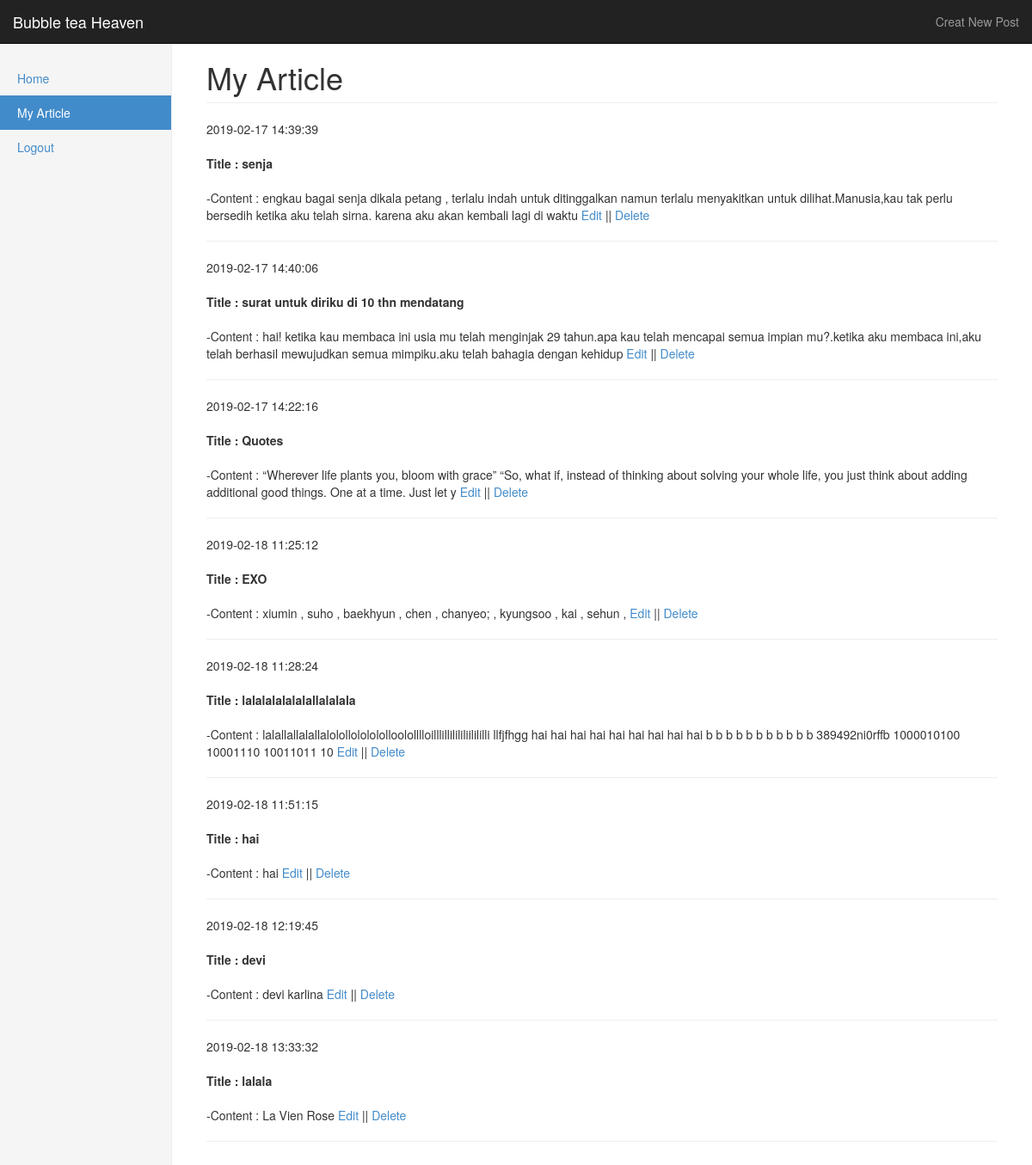
/post.php (signed in), run on the app's committed database.
### tables this page shows
CREATE TABLE IF NOT EXISTS `post` (
`id_post` int(11) NOT NULL,
  `title` varchar(50) NOT NULL,
  `isi` text NOT NULL,
  `waktu` timestamp NOT NULL DEFAULT CURRENT_TIMESTAMP ON UPDATE CURRENT_TIMESTAMP,
  `id_user` int(11) NOT NULL
);

### post.php (the view, shortened to what this page needs)
<!DOCTYPE html>
<html lang="en">
  <head>
    <link href="bootstrap.css" rel="stylesheet">
    <link href="dashboard.css" rel="stylesheet">
  </head>
  <body>
    <div class="navbar navbar-inverse navbar-fixed-top" role="navigation">
      <div class="container-fluid">
        <div class="navbar-header">
             <a class="navbar-brand"><font color ="white">Bubble tea Heaven</font></a>
        </div>
        <div class="navbar-collapse collapse">
          <ul class="nav navbar-nav navbar-right">
            <li><a href="creat.php">Creat New Post</a></li>
          </ul>
        </div>
      </div>
    </div>
    <div class="container-fluid">
      <div class="row">
        <div class="col-sm-3 col-md-2 sidebar">
          <ul class="nav nav-sidebar">
          <li><a href="home2.php">Home</a></li>
          <li class="active"><a href="post.php">My Article</a></li>
          <li><a href="logout.php">Logout</a></li>
            <br>
          </ul>
        </div>
          <div class="col-sm-9 col-sm-offset-3 col-md-10 col-md-offset-2 main">
            <h1 class="page-header">My Article</h1>
            <?php
              if(isset($_COOKIE["id"])){
                  include("koneksi.php");
                $sql = "SELECT * FROM post";
                $result = $conn->query($sql);
                if ($result->num_rows > 0) {
                    while($row = $result->fetch_assoc()) {
                        echo " ".$row["waktu"]."<br>"."<br>";
                        echo "<strong>Title : " . $row["title"]."</strong><br>"."<br>";
                        echo "-Content : " . substr($row["isi"], 0,200);
                        echo " <a href='edit.php?id_post=".$row["id_post"]."'>Edit</a> ||";
                        echo " <a onclick=\"return confirm('Are you sure deleting this post?');\" href='hapus.php?id_post=".$row["id_post"]."'>Delete</a><br />";
                        echo "<hr/>";
                    }
                } else {
                    echo "0 results";
                }
              }else{
                header('location:home.php');
              }
              ?>
          </div>
      </div>
    </div>
  </body>
</html>

### dashboard.css (style rules this page uses)
body { padding-top: 50px; }
.sidebar { display: none; }
@media (min-width: 768px) { .sidebar { position: fixed; top: 51px; bottom: 0; left: 0; z-index: 1000; display: block; padding: 20px; overflow-x: hidden; overflow-y: auto; background-color: #f5f5f5; border-right: 1px solid #eee; } }
.nav-sidebar { margin-right: -21px; margin-bottom: 20px; margin-left: -20px; }
.nav-sidebar > li > a { padding-right: 20px; padding-left: 20px; }
.nav-sidebar > .active > a { color: #fff; background-color: #428bca; }
.main { padding: 20px; }
@media (min-width: 768px) { .main { padding-right: 40px; padding-left: 40px; } }
.main .page-header { margin-top: 0; }

### data on the page
post: waktu "2019-02-17 14:39:39", title "senja", isi "engkau bagai senja dikala petang , terlalu indah untuk ditinggalkan namun terlalu menyakitkan untuk dilihat.Manusia,kau tak perlu bersedih ketika aku telah sirna. karena aku akan kembali lagi di waktu"
post: waktu "2019-02-17 14:40:06", title "surat untuk diriku di 10 thn mendatang", isi "hai! ketika kau membaca ini usia mu telah menginjak 29 tahun.apa kau telah mencapai semua impian mu?.ketika aku membaca ini,aku telah berhasil mewujudkan semua mimpiku.aku telah bahagia dengan kehidup"
post: waktu "2019-02-17 14:22:16", title "Quotes", isi "“Wherever life plants you, bloom with grace” “So, what if, instead of thinking about solving your whole life, you just think about adding additional good things. One at a time. Just let y"
post: waktu "2019-02-18 11:25:12", title "EXO", isi "xiumin , suho , baekhyun , chen , chanyeo; , kyungsoo , kai , sehun ,"
post: waktu "2019-02-18 11:28:24", title "lalalalalalalallalalala", isi "lalallallalallalolollololololloololllloilllillilililiilililli llfjfhgg hai hai hai hai hai hai hai hai hai b b b b b b b b b b b 389492ni0rffb 1000010100 10001110 10011011 10"
post: waktu "2019-02-18 11:51:15", title "hai", isi "hai"
post: waktu "2019-02-18 12:19:45", title "devi", isi "devi karlina"
post: waktu "2019-02-18 13:33:32", title "lalala", isi "La Vien Rose"
